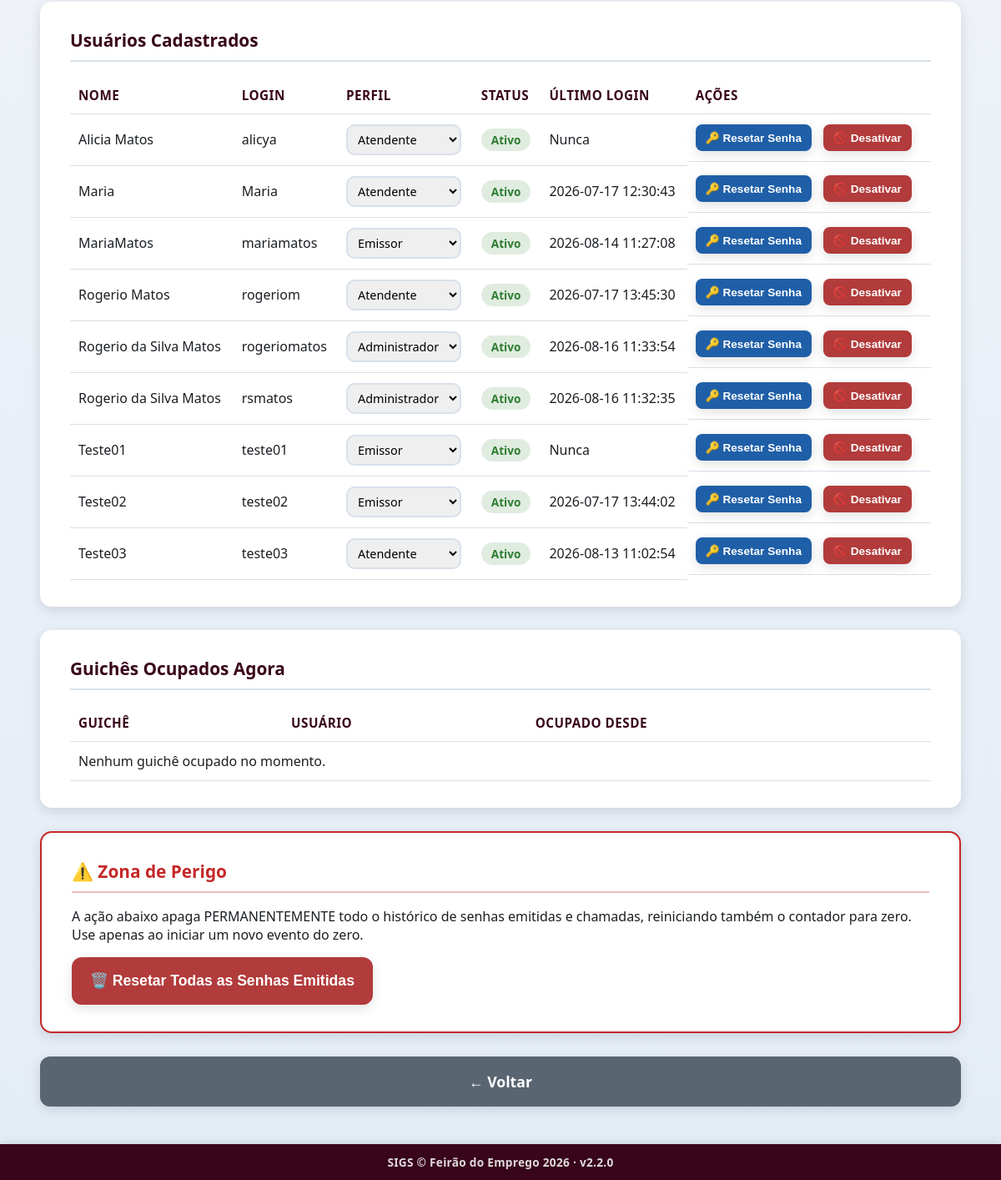
The page /admin/usuarios (signed in, lower part) on the database as committed earlier.
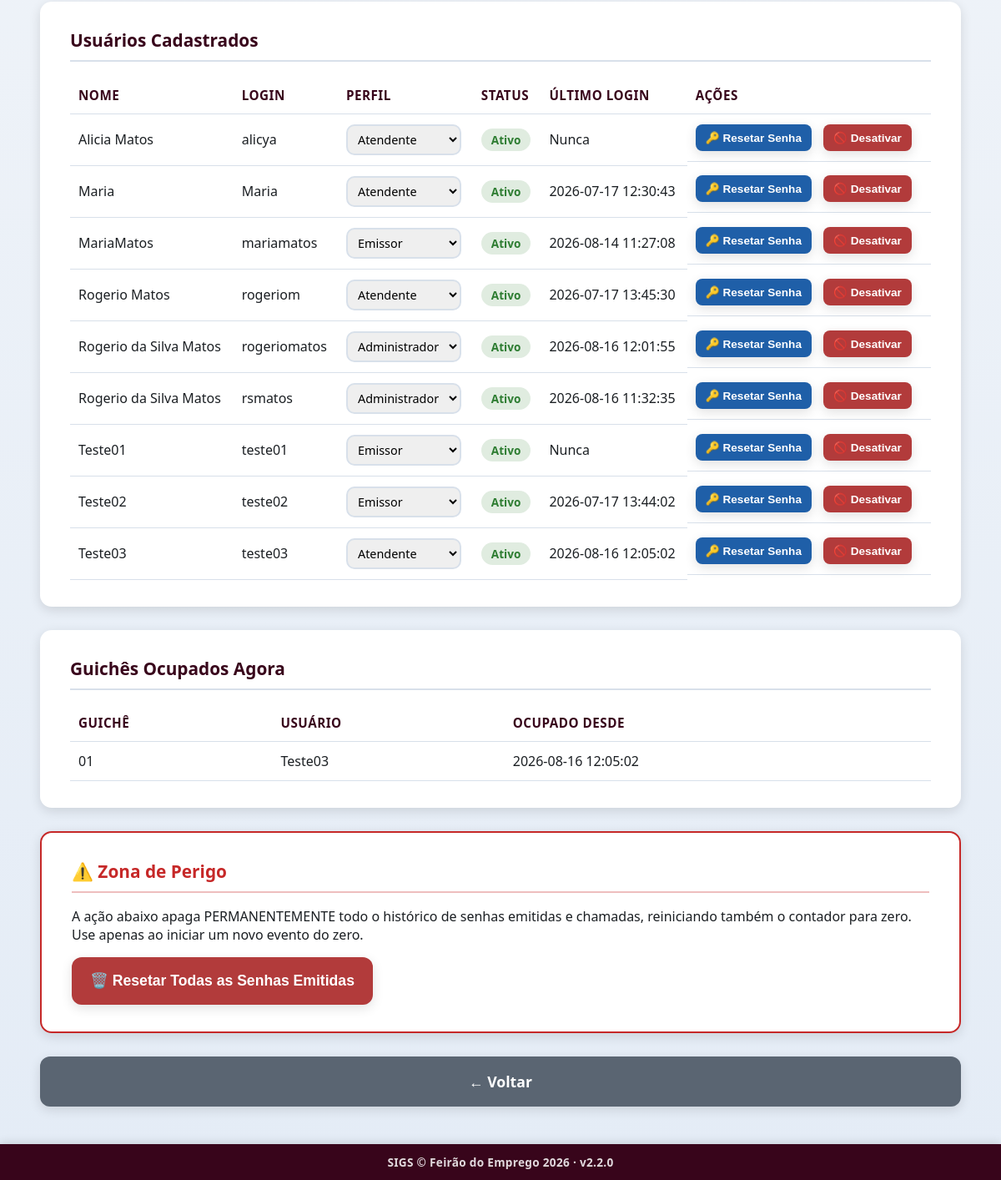
The same page on the database as committed later.
### tables this page shows
CREATE TABLE usuarios (
            id INTEGER PRIMARY KEY AUTOINCREMENT,
            nome_completo TEXT NOT NULL,
            login TEXT NOT NULL UNIQUE,
            senha_hash TEXT NOT NULL,
            perfil TEXT NOT NULL DEFAULT 'atendente',
            ativo INTEGER NOT NULL DEFAULT 1,
            data_criacao TEXT NOT NULL,
            ultimo_login TEXT
        );

CREATE TABLE configuracoes (
                    chave TEXT PRIMARY KEY,
                    valor TEXT NOT NULL
                );

CREATE TABLE guiches_ocupados (
                guiche INTEGER PRIMARY KEY,
                usuario_id INTEGER NOT NULL,
                usuario_nome TEXT NOT NULL,
                ocupado_desde TEXT NOT NULL,
                FOREIGN KEY (usuario_id) REFERENCES usuarios (id)
            );

### app.py (the view)
@app.route("/admin/usuarios")
@auth.login_required
@auth.admin_required
def usuarios_tela():
    usuarios = database.listar_usuarios()
    guiches_ocupados = database.listar_guiches_ocupados()
    return render_template(
        "usuarios.html",
        config=config_manager.obter_todas(),
        usuarios=usuarios,
        guiches_ocupados=guiches_ocupados,
    )

### app.py (called while the page is built)
@app.context_processor
def injetar_usuario_logado():
    return {
        "usuario_logado": auth.usuario_logado(),
        "eh_admin": auth.eh_admin(),
        "sigs_versao": SIGS_VERSAO,
    }

### auth.py (called while the page is built)
def usuario_logado() -> Optional[dict]:
    usuario_id = session.get(CHAVE_SESSAO_USUARIO_ID)
    if usuario_id is None:
        return None
    return {
        "id": usuario_id,
        "nome_completo": session.get(CHAVE_SESSAO_NOME),
        "login": session.get(CHAVE_SESSAO_LOGIN),
        "perfil": session.get(CHAVE_SESSAO_PERFIL),
        "guiche": session.get(CHAVE_SESSAO_GUICHE),
    }

def eh_admin() -> bool:
    return session.get(CHAVE_SESSAO_PERFIL) == PerfilUsuario.ADMIN

def admin_required(funcao_view):
    @wraps(funcao_view)
    def wrapper(*args, **kwargs):
        if not eh_admin():
            if _requisicao_eh_api():
                return jsonify({"sucesso": False, "erro": "Acesso restrito a administradores."}), 403
            flash("Esta área é restrita a administradores.", "erro")
            return redirect(url_for("index"))
        return funcao_view(*args, **kwargs)
    return wrapper

### config.py (called while the page is built)
    def _conectar(self) -> sqlite3.Connection:
        conexao = sqlite3.connect(str(DATABASE_PATH), timeout=10, check_same_thread=False)
        conexao.row_factory = sqlite3.Row
        return conexao

    def obter_todas(self) -> Dict[str, Any]:
        with self._conectar() as conexao:
            linhas = conexao.execute(f"SELECT chave, valor FROM {TABELA_CONFIGURACOES}").fetchall()
        resultado: Dict[str, Any] = {}
        for linha in linhas:
            chave, valor = linha["chave"], linha["valor"]
            if chave in CHAVES_INTEIRAS:
                try:
                    resultado[chave] = int(valor)
                except (TypeError, ValueError):
                    resultado[chave] = 0
            else:
                resultado[chave] = valor
        return resultado

### database.py (called while the page is built)
@contextmanager
def get_connection() -> Generator[sqlite3.Connection, None, None]:
    conexao = sqlite3.connect(str(DATABASE_PATH), timeout=10, check_same_thread=False)
    conexao.row_factory = sqlite3.Row
    conexao.execute("PRAGMA journal_mode = WAL")
    conexao.execute("PRAGMA foreign_keys = ON")
    try:
        yield conexao
    finally:
        conexao.close()

### models.py (called while the page is built)
    def to_dict_publico(self) -> dict:
        dados = asdict(self)
        dados.pop("senha_hash", None)
        return dados

### templates/usuarios.html (shortened to what this page needs)
{% extends "layout.html" %}
{% block conteudo %}
<div class="pagina pagina-usuarios">
    <main class="conteudo-principal">
        <section class="card">
            <h2>Usuários Cadastrados</h2>
            <table class="tabela-fila">
                <thead>
                    <tr>
                        <th>Nome</th>
                        <th>Login</th>
                        <th>Perfil</th>
                        <th>Status</th>
                        <th>Último Login</th>
                        <th>Ações</th>
                    </tr>
                </thead>
                <tbody id="usuarios-corpo">
                    {% for usuario in usuarios %}
                    <tr data-usuario-id="{{ usuario.id }}">
                        <td>{{ usuario.nome_completo }}</td>
                        <td>{{ usuario.login }}</td>
                        <td>
                            <select class="select-perfil" data-usuario-id="{{ usuario.id }}">
                                <option value="atendente" {% if usuario.perfil == 'atendente' %}selected{% endif %}>Atendente</option>
                                <option value="emissor" {% if usuario.perfil == 'emissor' %}selected{% endif %}>Emissor</option>
                                <option value="admin" {% if usuario.perfil == 'admin' %}selected{% endif %}>Administrador</option>
                            </select>
                        </td>
                        <td>
                            <span class="status-badge-{{ 'ativo' if usuario.ativo else 'inativo' }}">
                                {{ 'Ativo' if usuario.ativo else 'Inativo' }}
                            </span>
                        </td>
                        <td>{{ usuario.ultimo_login or 'Nunca' }}</td>
                        <td class="acoes-usuario">
                            <button class="botao botao-secundario botao-acao-pequeno btn-resetar-senha" data-usuario-id="{{ usuario.id }}">
                                🔑 Resetar Senha
                            </button>
                            <button class="botao {{ 'botao-alerta' if usuario.ativo else 'botao-primario' }} botao-acao-pequeno btn-toggle-status"
                                    data-usuario-id="{{ usuario.id }}" data-ativo="{{ usuario.ativo | lower }}">
                                {{ '🚫 Desativar' if usuario.ativo else '✅ Ativar' }}
                            </button>
                        </td>
                    </tr>
                    {% endfor %}
                </tbody>
            </table>
        </section>
        <section class="card">
            <h2>Guichês Ocupados Agora</h2>
            <table class="tabela-fila">
                <thead>
                    <tr>
                        <th>Guichê</th>
                        <th>Usuário</th>
                        <th>Ocupado Desde</th>
                    </tr>
                </thead>
                <tbody>
                    {% for ocupacao in guiches_ocupados %}
                    <tr>
                        <td>{{ '%02d' | format(ocupacao.guiche) }}</td>
                        <td>{{ ocupacao.usuario_nome }}</td>
                        <td>{{ ocupacao.ocupado_desde }}</td>
                    </tr>
                    {% else %}
                    <tr><td colspan="3">Nenhum guichê ocupado no momento.</td></tr>
                    {% endfor %}
                </tbody>
            </table>
        </section>
        <section class="card card-zona-perigo">
            <h2>⚠️ Zona de Perigo</h2>
            <p>
                A ação abaixo apaga PERMANENTEMENTE todo o histórico de senhas
                emitidas e chamadas, reiniciando também o contador para zero.
                Use apenas ao iniciar um novo evento do zero.
            </p>
            <button id="btn-reset-senhas-emitidas" class="botao botao-alerta">
                🗑️ Resetar Todas as Senhas Emitidas
            </button>
        </section>
        <a href="{{ url_for('index') }}" class="botao botao-terciario">← Voltar</a>
    </main>
</div>
{% endblock %}

### templates/layout.html (shortened to what this page needs)
<!DOCTYPE html>
<html lang="pt-BR">
<head>
    <link rel="stylesheet" href="{{ url_for('static', filename='css/style.css') }}">
</head>
<body>
    {% block conteudo %}{% endblock %}
    {% if request.endpoint != 'painel' %}
    <footer class="rodape-sigs">
        SIGS &copy; {{ config.nome_evento if config else 'SENAI' }} &middot; v{{ sigs_versao }}
    </footer>
    {% endif %}
</body>
</html>

### static/css/style.css (style rules this page uses)
:root { --cor-principal: #003C71; --cor-principal-clara: #1F5FA8; --cor-secundaria: #F4A300; --cor-fundo: #F2F5F9; --cor-texto: #1B1F23; --cor-branco: #FFFFFF; --cor-cinza-borda: #D8E0EA; --cor-sucesso: #2E7D32; --cor-erro: #C62828; --sombra-padrao: 0 4px 14px rgba(0, 0, 0, 0.12); --raio-borda: 14px; --transicao-padrao: all 0.25s ease-in-out; }
* { box-sizing: border-box; }
body { margin: 0; font-family: "Segoe UI", Arial, Helvetica, sans-serif; background: linear-gradient(180deg, var(--cor-fundo) 0%, #E4ECF6 100%); color: var(--cor-texto); }
.pagina { max-width: 1200px; margin: 0 auto; padding: 40px 48px; padding-bottom: 88px; }
.conteudo-principal { display: flex; flex-direction: column; gap: 28px; }
.card { background: var(--cor-branco); border-radius: var(--raio-borda); box-shadow: var(--sombra-padrao); padding: 32px 36px; }
.card h2 { margin-top: 0; color: var(--cor-principal); font-size: 1.3rem; border-bottom: 2px solid var(--cor-cinza-borda); padding-bottom: 10px; }
input, select { padding: 12px 14px; border: 2px solid var(--cor-cinza-borda); border-radius: 10px; font-size: 1rem; font-family: inherit; transition: var(--transicao-padrao); }
.botao { border: none; border-radius: 12px; padding: 18px 22px; font-size: 1.1rem; font-weight: 700; cursor: pointer; transition: var(--transicao-padrao); box-shadow: var(--sombra-padrao); text-decoration: none; text-align: center; display: inline-flex; align-items: center; justify-content: center; gap: 8px; color: var(--cor-branco); }
.botao-secundario { background: var(--cor-principal-clara); }
.botao-terciario { background: #5A6572; }
.botao-alerta { background: #B23B3B; }
.tabela-fila { width: 100%; border-collapse: collapse; margin-top: 12px; }
.tabela-fila th, .tabela-fila td { text-align: left; padding: 12px 10px; border-bottom: 1px solid var(--cor-cinza-borda); }
.tabela-fila th { color: var(--cor-principal); font-size: 0.95rem; text-transform: uppercase; letter-spacing: 0.5px; }
.botao-acao-pequeno { padding: 8px 12px; font-size: 0.85rem; border-radius: 8px; margin-right: 6px; }
.status-badge-ativo, .status-badge-inativo { padding: 4px 12px; border-radius: 999px; font-size: 0.85rem; font-weight: 700; }
.status-badge-ativo { background: rgba(46, 125, 50, 0.15); color: var(--cor-sucesso); }
.acoes-usuario { display: flex; gap: 8px; flex-wrap: wrap; }
.select-perfil { padding: 6px 8px; font-size: 0.9rem; }
.card-zona-perigo { border: 2px solid var(--cor-erro); }
.card-zona-perigo h2 { color: var(--cor-erro); border-bottom-color: rgba(198, 40, 40, 0.3); }
.rodape-sigs { position: fixed; left: 0; right: 0; bottom: 0; z-index: 500; background: var(--cor-principal); color: rgba(255, 255, 255, 0.85); text-align: center; font-size: 0.85rem; font-weight: 600; letter-spacing: 0.3px; padding: 12px 16px; box-shadow: 0 -2px 10px rgba(0, 0, 0, 0.12); }

Rows that differ between the two databases and show on the page:
changed usuarios "rogeriomatos": ultimo_login "2026-08-16 11:33:54" → "2026-08-16 12:01:55"
changed usuarios "Teste03": ultimo_login "2026-08-13 11:02:54" → "2026-08-16 12:05:02"
added guiches_ocupados: guiche "01", usuario_nome "Teste03", ocupado_desde "2026-08-16 12:05:02"
Other text that changed with them:
text no longer shown: "Nenhum guichê ocupado no momento."
